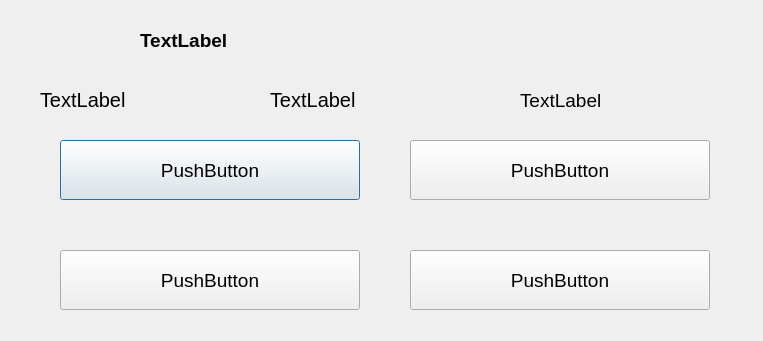
<?xml version="1.0" encoding="UTF-8"?>
<ui version="4.0">
 <class>Dialog</class>
 <widget class="QDialog" name="Dialog">
  <property name="geometry">
   <rect>
    <x>0</x>
    <y>0</y>
    <width>763</width>
    <height>341</height>
   </rect>
  </property>
  <property name="windowTitle">
   <string>Dialog</string>
  </property>
  <widget class="QPushButton" name="pushButtonA">
   <property name="geometry">
    <rect>
     <x>60</x>
     <y>140</y>
     <width>300</width>
     <height>60</height>
    </rect>
   </property>
   <property name="font">
    <font>
     <pointsize>14</pointsize>
    </font>
   </property>
   <property name="text">
    <string>PushButton</string>
   </property>
  </widget>
  <widget class="QPushButton" name="pushButtonB">
   <property name="geometry">
    <rect>
     <x>410</x>
     <y>140</y>
     <width>300</width>
     <height>60</height>
    </rect>
   </property>
   <property name="font">
    <font>
     <pointsize>14</pointsize>
    </font>
   </property>
   <property name="text">
    <string>PushButton</string>
   </property>
  </widget>
  <widget class="QPushButton" name="pushButtonC">
   <property name="geometry">
    <rect>
     <x>60</x>
     <y>250</y>
     <width>300</width>
     <height>60</height>
    </rect>
   </property>
   <property name="font">
    <font>
     <pointsize>14</pointsize>
    </font>
   </property>
   <property name="text">
    <string>PushButton</string>
   </property>
  </widget>
  <widget class="QPushButton" name="pushButtonD">
   <property name="geometry">
    <rect>
     <x>410</x>
     <y>250</y>
     <width>300</width>
     <height>60</height>
    </rect>
   </property>
   <property name="font">
    <font>
     <pointsize>14</pointsize>
    </font>
   </property>
   <property name="text">
    <string>PushButton</string>
   </property>
  </widget>
  <widget class="QLabel" name="labelQ">
   <property name="geometry">
    <rect>
     <x>140</x>
     <y>10</y>
     <width>400</width>
     <height>60</height>
    </rect>
   </property>
   <property name="font">
    <font>
     <pointsize>14</pointsize>
     <weight>75</weight>
     <bold>true</bold>
    </font>
   </property>
   <property name="text">
    <string>TextLabel</string>
   </property>
  </widget>
  <widget class="QLabel" name="labelCount">
   <property name="geometry">
    <rect>
     <x>520</x>
     <y>90</y>
     <width>200</width>
     <height>20</height>
    </rect>
   </property>
   <property name="font">
    <font>
     <pointsize>14</pointsize>
    </font>
   </property>
   <property name="text">
    <string>TextLabel</string>
   </property>
  </widget>
  <widget class="QLabel" name="labelCorrect">
   <property name="geometry">
    <rect>
     <x>40</x>
     <y>90</y>
     <width>200</width>
     <height>20</height>
    </rect>
   </property>
   <property name="font">
    <font>
     <pointsize>15</pointsize>
    </font>
   </property>
   <property name="text">
    <string>TextLabel</string>
   </property>
  </widget>
  <widget class="QLabel" name="labelWrong">
   <property name="geometry">
    <rect>
     <x>270</x>
     <y>90</y>
     <width>200</width>
     <height>20</height>
    </rect>
   </property>
   <property name="font">
    <font>
     <pointsize>15</pointsize>
    </font>
   </property>
   <property name="text">
    <string>TextLabel</string>
   </property>
  </widget>
 </widget>
 <resources/>
 <connections/>
</ui>
